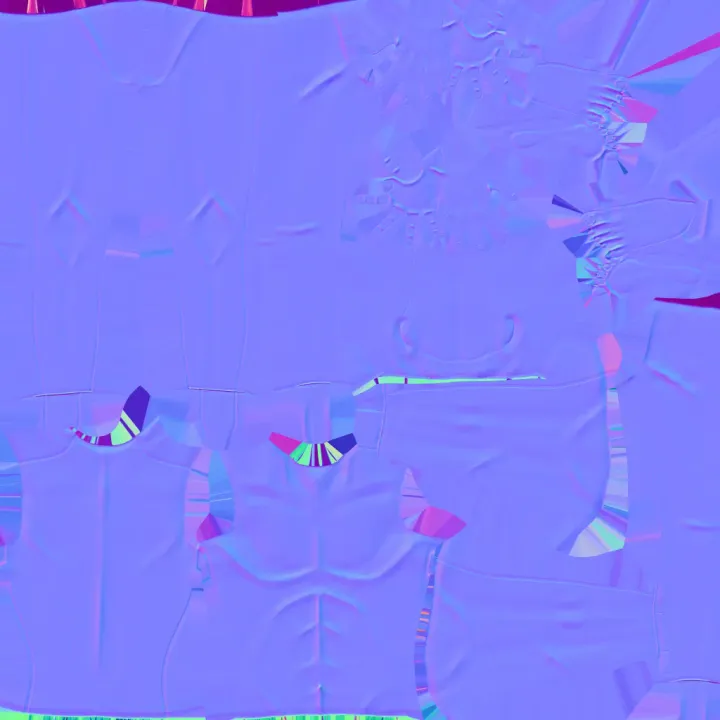
#> input picture scratch_tex/tex_1.webp, 720 x 720 px, found by its file name
$ python generate_pro_skin.py
#> lines starting #> are read from the running program, lines starting #| are printed output that depends on the picture; after the words box and inside, x2 and y2 are one past the last pixel; in counts of white or black regions, pixels touching at a corner belong together
import cv2, numpy as np, os, math

print("Generating Professional High-Fidelity Futuristic Soldier Skin...")

W, H = 720, 720
skin = np.zeros((H, W, 3), dtype=np.uint8)

# 1. Base Colors (BGR)
C_VOID = (0, 0, 0)
C_UNDERSUIT = (18, 20, 24)       # Deep matte nano-weave black
C_CARBON_PLATE = (30, 34, 40)    # Dark composite ballistic armor plate
C_TITANIUM = (55, 62, 72)        # Titanium joint/frame
C_HAZARD_YELLOW = (0, 200, 255)  # Electric Hazard Yellow / Amber (BGR)
C_YELLOW_GLOW = (80, 235, 255)   # Visor & energy core glow
C_CYAN_CORE = (255, 230, 0)      # High-tech cyan accent (BGR)
C_SEAM = (10, 11, 13)            # Panel gap seam

# Load normal map to extract authentic anatomical/plate curvature
norm_map = cv2.imread('d:/otroShooter/scratch_tex/tex_1.webp')
#> norm_map is the input picture: shape (720, 720, 3); mean B, G, R 251.8, 127.5, 127.5
if norm_map is not None:
    nx = (norm_map[:, :, 2].astype(float) - 128.0) / 128.0
    ny = (norm_map[:, :, 1].astype(float) - 128.0) / 128.0
    nz = (norm_map[:, :, 0].astype(float) - 128.0) / 128.0
    length = np.sqrt(nx**2 + ny**2 + nz**2)
    length[length == 0] = 1.0
    nx /= length; ny /= length; nz /= length

    # Key light + ambient
    light_dir = np.array([0.35, 0.45, 0.82])
    light_dir /= np.linalg.norm(light_dir)
    shading = np.clip(nx * light_dir[0] + ny * light_dir[1] + nz * light_dir[2], 0.0, 1.0)
    shading = 0.5 + 0.5 * shading # Normalize to 0.5 - 1.0 range
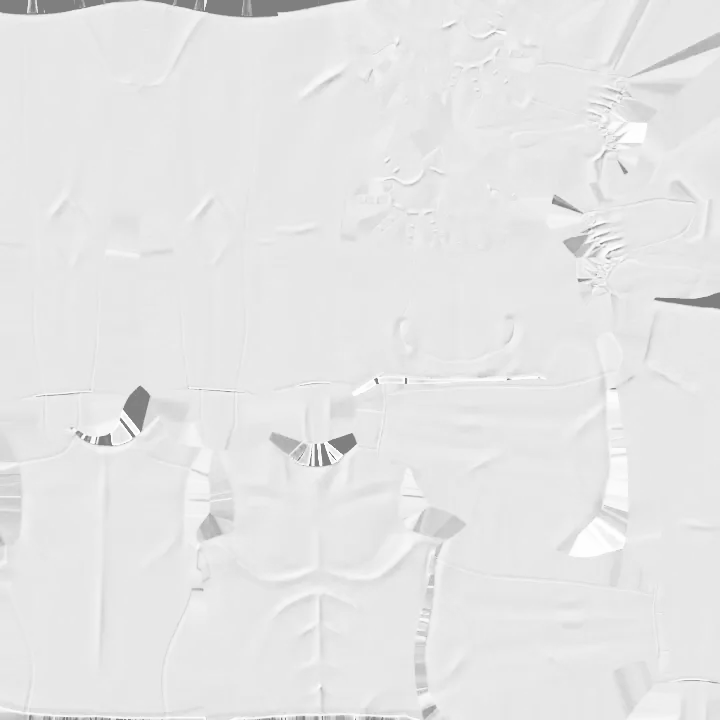
#> shading: shape (720, 720) float64; min 0.5, max 1, mean 0.903
else:
    shading = np.ones((H, W), dtype=float)

# Load UV island mask
uv_map = cv2.imread('d:/otroShooter/scratch_tex/uv_map_colored.png')
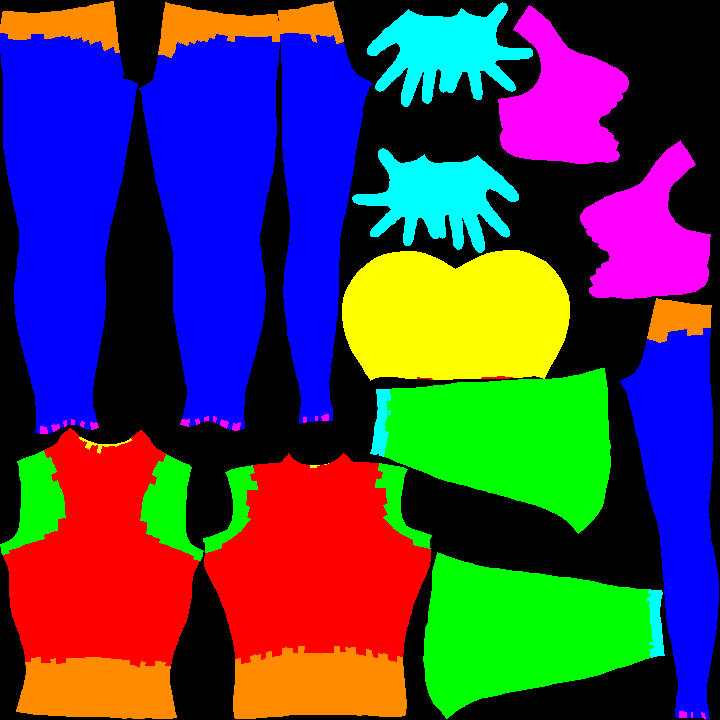
#> input picture scratch_tex/uv_map_colored.png, 720 x 720 px, found by its file name
#> uv_map is the input picture: shape (720, 720, 3); mean B, G, R 81.1, 60.4, 70.8
gray_uv = cv2.cvtColor(uv_map, cv2.COLOR_BGR2GRAY)
_, uv_mask = cv2.threshold(gray_uv, 1, 255, cv2.THRESH_BINARY)
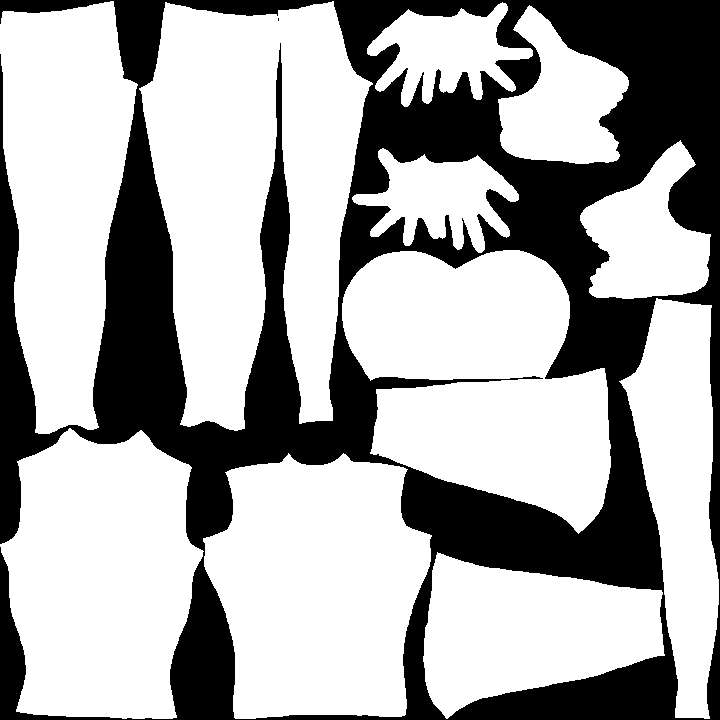
#> uv_mask: shape (720, 720); 66.5% white; 2 black regions (1 under 20 px), largest, box (x1, y1, x2, y2) and area: (0, 0, 720, 720) 173452
num_labels, labels, stats, centroids = cv2.connectedComponentsWithStats(uv_mask)
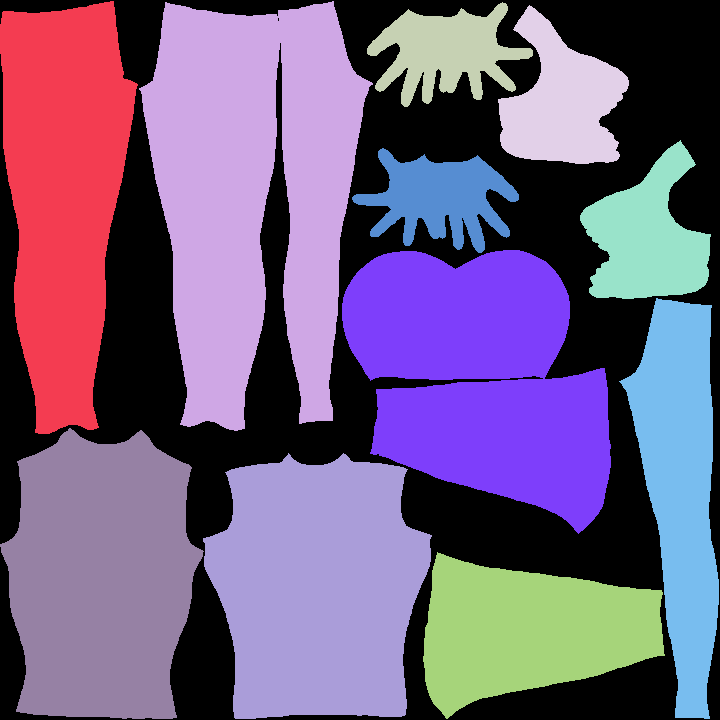
#> labels: shape (720, 720) int32; 12 distinct labels, from 0 to 11; one colour per label, 0 black
#> num_labels = 12; stats = [[0, 0, 720, 720, 173455], [0, 1, 138, 433, 41814], [139, 1, 234, 430, 65956], [367, 2, 166, 105, 9001], [498, 5, 131, 159, 12078], [580, 140, 131, 159, 12101], [352, 148, 167, 105, 9003], [342, 250, 269, 284, 51763], [619, 298, 100, 421, 24190], [0, 428, 204, 291, 45802], [203, 453, 229, 266, 47117], [423, 552, 242, 167, 26120]]; centroids = [[402.4, 331.7], [63.2, 192.7], [251.8, 190.7], [445.3, 51.85], [561.3, 101.9], [647, 237.3], [439.4, 197.8], [481.4, 377.9], [680.6, 483.6], [100.4, 577.2], [317.7, 587.2], [528.4, 630.8]]

# Fill base undersuit inside all UV islands
for i in range(1, num_labels):
    skin[labels == i] = C_UNDERSUIT

# High-resolution decal & armor layer
armor_layer = skin.copy()
yellow_layer = np.zeros((H, W, 3), dtype=np.uint8)
panel_seams = np.zeros((H, W), dtype=np.uint8)

# Helper: Draw smooth anti-aliased polygon
def draw_poly(img, pts, color):
    cv2.fillPoly(img, [np.array(pts, np.int32)], color, lineType=cv2.LINE_AA)

def draw_line(img, p1, p2, color, thickness=2):
    cv2.line(img, p1, p2, color, thickness, lineType=cv2.LINE_AA)

# =========================================================================
# 1. FRONT TORSO (Island 10: x=[203, 432], y=[453, 719], center ~ 318, 587)
# =========================================================================
mask_front = (labels == 10)
#> mask_front: shape (720, 720) bool; 9.1% white; 1 white region, box (x1, y1, x2, y2) and area: (203, 453, 432, 719) 47117
cx_f = 318

# A. Large Ballistic Chest Plates (Pectorals)
# Left Pec plate
draw_poly(armor_layer, [(cx_f - 10, 485), (cx_f - 95, 480), (cx_f - 105, 550), (cx_f - 10, 560)], C_CARBON_PLATE)
# Right Pec plate
draw_poly(armor_layer, [(cx_f + 10, 485), (cx_f + 95, 480), (cx_f + 105, 550), (cx_f + 10, 560)], C_CARBON_PLATE)
#> in draw_poly (call 2), `cv2.fillPoly(img, [np.array(pts, np.int32)], color, lineType=cv2.LINE_..`: img: shape (720, 720, 3); mean of channels 0, 1, 2 12.3, 13.7, 16.5

# B. Dynamic Hazard Yellow Chevrons on Chest
# Upper Chevron wing left & right
draw_poly(yellow_layer, [
    (cx_f - 15, 510), (cx_f - 85, 495), (cx_f - 85, 508), (cx_f - 15, 523)
], C_HAZARD_YELLOW)
draw_poly(yellow_layer, [
    (cx_f + 15, 510), (cx_f + 85, 495), (cx_f + 85, 508), (cx_f + 15, 523)
], C_HAZARD_YELLOW)

# Lower Chevron wing left & right
draw_poly(yellow_layer, [
    (cx_f - 18, 532), (cx_f - 75, 520), (cx_f - 75, 530), (cx_f - 18, 542)
], C_HAZARD_YELLOW)
draw_poly(yellow_layer, [
    (cx_f + 18, 532), (cx_f + 75, 520), (cx_f + 75, 530), (cx_f + 18, 542)
], C_HAZARD_YELLOW)

# C. Central Cybernetic Arc Reactor / Tech Hub at sternum
cv2.circle(armor_layer, (cx_f, 526), 18, C_TITANIUM, -1, lineType=cv2.LINE_AA)
#> armor_layer: shape (720, 720, 3); mean of channels 0, 1, 2 12.4, 13.8, 16.5
cv2.circle(yellow_layer, (cx_f, 526), 13, C_HAZARD_YELLOW, -1, lineType=cv2.LINE_AA)
#> yellow_layer: shape (720, 720, 3); mean of channels 0, 1, 2 0, 1.5, 1.9
cv2.circle(yellow_layer, (cx_f, 526), 7, C_YELLOW_GLOW, -1, lineType=cv2.LINE_AA)
#> yellow_layer: shape (720, 720, 3); mean of channels 0, 1, 2 0, 1.5, 1.9
cv2.circle(yellow_layer, (cx_f, 526), 3, C_CYAN_CORE, -1, lineType=cv2.LINE_AA)
#> yellow_layer: shape (720, 720, 3); mean of channels 0, 1, 2 0, 1.5, 1.9

# D. Segmented Abdominal Armor Plates (Y: 570 - 665)
for y_ab in range(575, 650, 22):
    # Left ab plate
    draw_poly(armor_layer, [(cx_f - 65, y_ab), (cx_f - 8, y_ab + 2), (cx_f - 8, y_ab + 16), (cx_f - 65, y_ab + 14)], C_CARBON_PLATE)
    # Right ab plate
    draw_poly(armor_layer, [(cx_f + 65, y_ab), (cx_f + 8, y_ab + 2), (cx_f + 8, y_ab + 16), (cx_f + 65, y_ab + 14)], C_CARBON_PLATE)
    draw_line(panel_seams, (cx_f - 65, y_ab), (cx_f + 65, y_ab), 255, 2)
#> armor_layer: shape (720, 720, 3); mean of channels 0, 1, 2 12.6, 14, 16.8

# E. Heavy Tactical Belt & Buckle (Y: 675 - 710)
draw_poly(armor_layer, [(cx_f - 100, 680), (cx_f + 100, 680), (cx_f + 100, 715), (cx_f - 100, 715)], C_TITANIUM)
# Buckle
draw_poly(yellow_layer, [(cx_f - 16, 686), (cx_f + 16, 686), (cx_f + 16, 708), (cx_f - 16, 708)], C_HAZARD_YELLOW)
cv2.circle(yellow_layer, (cx_f, 697), 4, C_CYAN_CORE, -1, lineType=cv2.LINE_AA)
#> yellow_layer: shape (720, 720, 3); mean of channels 0, 1, 2 0.1, 1.8, 2.3

# =========================================================================
# 2. BACK TORSO (Island 9: x=[0, 204], y=[428, 719], center ~ 100, 577)
# =========================================================================
mask_back = (labels == 9)
#> mask_back: shape (720, 720) bool; 8.8% white; 1 white region, box (x1, y1, x2, y2) and area: (0, 428, 204, 719) 45802
cx_b = 100

# A. Back Shoulder Armor Plates
draw_poly(armor_layer, [(cx_b - 80, 470), (cx_b - 12, 470), (cx_b - 15, 550), (cx_b - 85, 545)], C_CARBON_PLATE)
draw_poly(armor_layer, [(cx_b + 80, 470), (cx_b + 12, 470), (cx_b + 15, 550), (cx_b + 85, 545)], C_CARBON_PLATE)
#> in draw_poly (call 18), `cv2.fillPoly(img, [np.array(pts, np.int32)], color, lineType=cv2.LINE_..`: img: shape (720, 720, 3); mean of channels 0, 1, 2 13.4, 14.9, 17.8

# B. Tactical Hazard Warning Stripes on Shoulder Blades (// //)
for off_y in [490, 508, 526]:
    # Left shoulder stripes
    draw_poly(yellow_layer, [
        (cx_b - 75, off_y), (cx_b - 35, off_y - 12), (cx_b - 35, off_y - 4), (cx_b - 75, off_y + 8)
    ], C_HAZARD_YELLOW)
    # Right shoulder stripes
    draw_poly(yellow_layer, [
        (cx_b + 75, off_y), (cx_b + 35, off_y - 12), (cx_b + 35, off_y - 4), (cx_b + 75, off_y + 8)
    ], C_HAZARD_YELLOW)
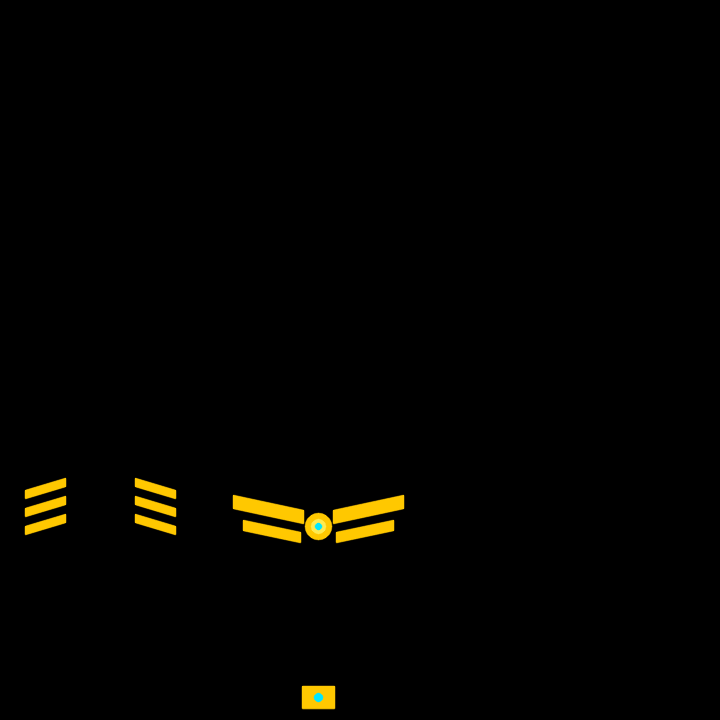
#> yellow_layer: shape (720, 720, 3); mean of channels 0, 1, 2 0.1, 2.7, 3.4; drawn as B, G, R

# C. Cybernetic Spinal Exoskeleton Column (Center Spine)
# Vertical titanium housing
cv2.rectangle(armor_layer, (cx_b - 14, 460), (cx_b + 14, 690), C_TITANIUM, -1)
#> armor_layer: shape (720, 720, 3); mean of channels 0, 1, 2 13.9, 15.5, 18.5
# Segmented glowing yellow vertebrae power cells
for y_sp in range(470, 680, 18):
    # Hexagonal / trapezoid vertebrae node
    draw_poly(yellow_layer, [
        (cx_b - 9, y_sp), (cx_b + 9, y_sp), (cx_b + 11, y_sp + 10), (cx_b - 11, y_sp + 10)
    ], C_HAZARD_YELLOW)
    cv2.circle(yellow_layer, (cx_b, y_sp + 5), 2, C_YELLOW_GLOW, -1, lineType=cv2.LINE_AA)
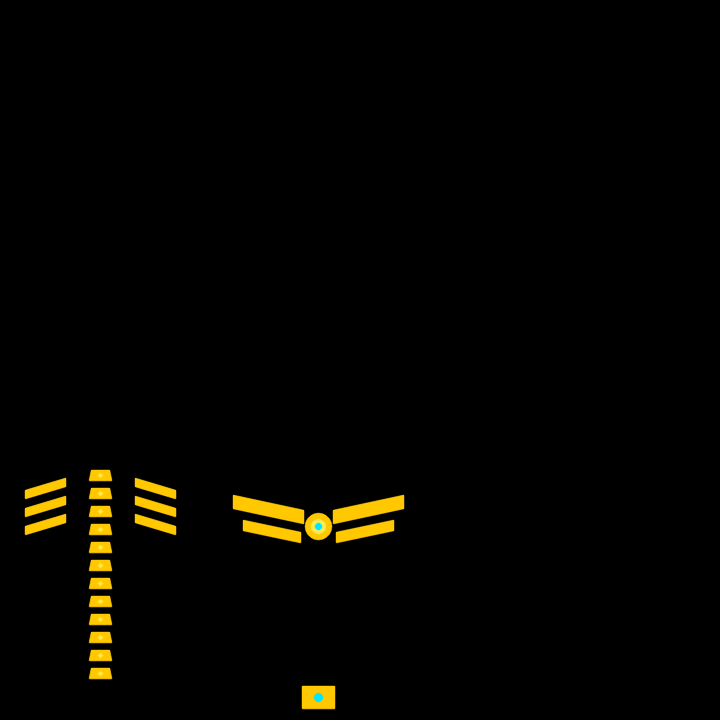
#> yellow_layer: shape (720, 720, 3); 0.68% of pixels changed, all inside (x1, y1, x2, y2) = (88, 469, 113, 680); drawn as B, G, R

# =========================================================================
# 3. COMBAT HELMET / HEAD (Island 7: x=[342, 611], y=[250, 534], center ~ 481, 378)
# =========================================================================
cx_h = 481
cy_h = 378

# Entire helmet base is ballistic black composite
draw_poly(armor_layer, [(cx_h - 110, 260), (cx_h + 110, 260), (cx_h + 120, 520), (cx_h - 120, 520)], C_CARBON_PLATE)

# A. Glowing Tactical HUD Visor (horizontal panoramic band)
# Curved aerodynamic visor shape
visor_pts = [
    (cx_h - 75, 345), (cx_h - 40, 340), (cx_h, 338), (cx_h + 40, 340), (cx_h + 75, 345),
    (cx_h + 70, 375), (cx_h + 35, 370), (cx_h, 368), (cx_h - 35, 370), (cx_h - 70, 375)
]
draw_poly(armor_layer, visor_pts, C_SEAM)
#> in draw_poly (call 38), `cv2.fillPoly(img, [np.array(pts, np.int32)], color, lineType=cv2.LINE_..`: img: shape (720, 720, 3); mean of channels 0, 1, 2 15.4, 17.2, 20.5
# Inside Visor Glow
visor_inner = [
    (cx_h - 65, 350), (cx_h, 344), (cx_h + 65, 350),
    (cx_h + 60, 368), (cx_h, 362), (cx_h - 60, 368)
]
draw_poly(yellow_layer, visor_inner, C_HAZARD_YELLOW)
# Center laser HUD line
draw_line(yellow_layer, (cx_h - 55, 357), (cx_h + 55, 357), C_YELLOW_GLOW, 2)
# Cyan HUD sensor dots on visor edges
cv2.circle(yellow_layer, (cx_h - 45, 357), 3, C_CYAN_CORE, -1, lineType=cv2.LINE_AA)
#> yellow_layer: shape (720, 720, 3); mean of channels 0, 1, 2 0.2, 4.9, 6.1
cv2.circle(yellow_layer, (cx_h + 45, 357), 3, C_CYAN_CORE, -1, lineType=cv2.LINE_AA)
#> yellow_layer: shape (720, 720, 3); mean of channels 0, 1, 2 0.2, 4.9, 6

# B. Dorsal Racing / Tactical Stripe on Helmet Top
draw_poly(yellow_layer, [
    (cx_h - 10, 255), (cx_h + 10, 255), (cx_h + 12, 332), (cx_h - 12, 332)
], C_HAZARD_YELLOW)

# C. Temple Ear Audio / Tactical Comms Ports
cv2.circle(armor_layer, (cx_h - 95, 365), 14, C_TITANIUM, -1, lineType=cv2.LINE_AA)
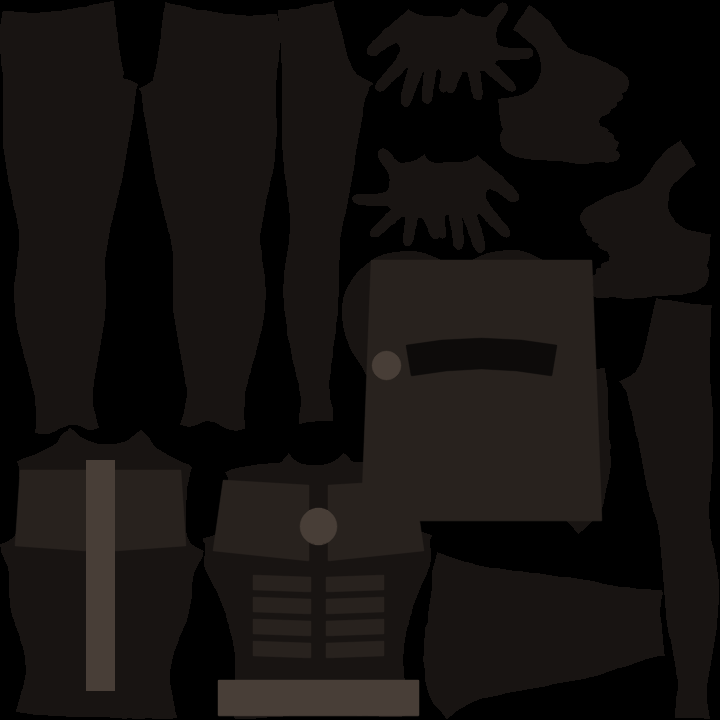
#> armor_layer: shape (720, 720, 3); mean of channels 0, 1, 2 15.4, 17.3, 20.5; drawn as B, G, R
cv2.circle(yellow_layer, (cx_h - 95, 365), 7, C_HAZARD_YELLOW, -1, lineType=cv2.LINE_AA)
#> yellow_layer: shape (720, 720, 3); mean of channels 0, 1, 2 0.2, 5.6, 7
cv2.circle(armor_layer, (cx_h + 95, 365), 14, C_TITANIUM, -1, lineType=cv2.LINE_AA)
#> armor_layer: shape (720, 720, 3); 0.14% of pixels changed, all inside (x1, y1, x2, y2) = (561, 350, 592, 381)
cv2.circle(yellow_layer, (cx_h + 95, 365), 7, C_HAZARD_YELLOW, -1, lineType=cv2.LINE_AA)
#> yellow_layer: shape (720, 720, 3); mean of channels 0, 1, 2 0.2, 5.7, 7.1

# D. Chin Rebreather / Filtration Intake (Y: 410 - 450)
draw_poly(armor_layer, [(cx_h - 35, 415), (cx_h + 35, 415), (cx_h + 25, 450), (cx_h - 25, 450)], C_TITANIUM)
for y_v in [422, 432, 442]:
    draw_line(panel_seams, (cx_h - 20, y_v), (cx_h + 20, y_v), 255, 2)

# =========================================================================
# 4. ARMS & SHOULDERS (Island 11: x=[423, 665], y=[552, 719]; Island 8: x=[619, 719])
# =========================================================================
# Pauldron dual yellow hazard stripes
for y_s in [570, 595]:
    draw_poly(yellow_layer, [(440, y_s), (640, y_s), (640, y_s + 12), (440, y_s + 12)], C_HAZARD_YELLOW)

# Cybernetic HUD Wrist Display on Left Arm
draw_poly(armor_layer, [(500, 640), (580, 640), (580, 690), (500, 690)], C_TITANIUM)
draw_poly(yellow_layer, [(510, 648), (570, 648), (570, 682), (510, 682)], C_CYAN_CORE)
draw_line(yellow_layer, (515, 665), (565, 665), C_HAZARD_YELLOW, 2)

# =========================================================================
# 5. LEGS & GREAVES (Islands 1 & 2: x=[0, 373], y=[1, 434])
# =========================================================================
# Outer Thigh Diagonal Hazard Stripes
for off in [80, 115, 150]:
    # Left Thigh
    draw_poly(yellow_layer, [(15, off), (85, off - 25), (85, off - 15), (15, off + 10)], C_HAZARD_YELLOW)
    # Right Thigh
    draw_poly(yellow_layer, [(165, off), (235, off - 25), (235, off - 15), (165, off + 10)], C_HAZARD_YELLOW)

# Reinforced Heavy Knee Guards with Inverted Chevron ("V")
for k_cx in [65, 250]:
    # Knee plate
    draw_poly(armor_layer, [
        (k_cx - 30, 215), (k_cx + 30, 215), (k_cx + 35, 275), (k_cx, 290), (k_cx - 35, 275)
    ], C_CARBON_PLATE)
    # Yellow Chevron V
    draw_poly(yellow_layer, [
        (k_cx - 24, 230), (k_cx, 265), (k_cx + 24, 230),
        (k_cx + 24, 242), (k_cx, 277), (k_cx - 24, 242)
    ], C_HAZARD_YELLOW)

# Shin Greave Lateral Kinetic Struts
for s_cx in [55, 240]:
    draw_poly(yellow_layer, [(s_cx - 25, 320), (s_cx - 15, 320), (s_cx - 15, 410), (s_cx - 25, 410)], C_HAZARD_YELLOW)
    draw_poly(yellow_layer, [(s_cx + 15, 320), (s_cx + 25, 320), (s_cx + 25, 410), (s_cx + 15, 410)], C_HAZARD_YELLOW)

# =========================================================================
# 6. COMBAT BOOTS (Islands 4 & 5: x=[498, 711], y=[5, 299])
# =========================================================================
for b_cx in [560, 645]:
    # Heavy boot armor
    draw_poly(armor_layer, [(b_cx - 45, 20), (b_cx + 45, 20), (b_cx + 50, 140), (b_cx - 50, 140)], C_CARBON_PLATE)
    # High-traction yellow sole rim & heel dampener
    draw_poly(yellow_layer, [(b_cx - 40, 120), (b_cx + 40, 120), (b_cx + 40, 138), (b_cx - 40, 138)], C_HAZARD_YELLOW)
    # Toe cap titanium
    cv2.circle(armor_layer, (b_cx, 60), 20, C_TITANIUM, -1, lineType=cv2.LINE_AA)

# =========================================================================
# 7. COMBAT GLOVES / GAUNTLETS (Islands 3 & 6: x=[352, 533], y=[2, 253])
# =========================================================================
for g_cx in [440, 435]:
    g_y = 50 if g_cx == 440 else 195
    # Knuckle guard plate
    draw_poly(armor_layer, [(g_cx - 40, g_y), (g_cx + 40, g_y), (g_cx + 35, g_y + 35), (g_cx - 35, g_y + 35)], C_TITANIUM)
    # Yellow Knuckle Pads
    for kx in [-25, -8, 8, 25]:
        cv2.circle(yellow_layer, (g_cx + kx, g_y + 15), 5, C_HAZARD_YELLOW, -1, lineType=cv2.LINE_AA)

# =========================================================================
# 8. COMPOSITING, NORMAL MAP SHADING, CARBON TWILL, AND DILATION
# =========================================================================
print("Compositing layers and applying baked normal map shading...")

# Combine armor base
final = armor_layer.copy()

# Add carbon fiber weave texture to dark areas
y_idx, x_idx = np.indices((H, W))
twill = (((x_idx // 2) + (y_idx // 2)) % 2) * 6 - 3
twill = np.repeat(twill[:, :, np.newaxis], 3, axis=2).astype(np.int16)

# Apply baked normal map shading
final_float = final.astype(float)
shading_3ch = np.repeat(shading[:, :, np.newaxis], 3, axis=2)
final_shaded = np.clip(final_float * shading_3ch, 0, 255).astype(np.int16)

# Add twill noise
dark_mask = (final_shaded[:, :, 0] < 80) & (final_shaded[:, :, 1] < 80) & (final_shaded[:, :, 2] < 80) & (uv_mask > 0)
final_shaded[dark_mask] = np.clip(final_shaded[dark_mask] + twill[dark_mask], 10, 255)
final = final_shaded.astype(np.uint8)

# Subtle panel seams
seams_mask = (panel_seams > 0) & (uv_mask > 0)
final[seams_mask] = C_SEAM

# Add vibrant yellow accents with bloom / soft glow
yellow_mask = (yellow_layer.sum(axis=2) > 0) & (uv_mask > 0)
# Create bloom for yellow elements
yellow_blur = cv2.GaussianBlur(yellow_layer, (7, 7), 2.0)
final = np.where(yellow_blur > 30, np.clip(final.astype(int) + (yellow_blur.astype(int) // 3), 0, 255).astype(np.uint8), final)
final[yellow_mask] = yellow_layer[yellow_mask]

# Dilation to eliminate UV seams completely
print("Eliminating UV seams with edge dilation...")
empty_mask = (uv_mask == 0)
dilated = cv2.dilate(final, np.ones((7, 7), np.uint8))
final[empty_mask] = dilated[empty_mask]

# Save WebP and PNG
out_webp = 'd:/otroShooter/app/src/main/assets/futuristic_armor_skin.webp'
out_png = 'd:/otroShooter/scratch_tex/pro_futuristic_skin.png'
cv2.imwrite(out_png, final)
cv2.imwrite(out_webp, final, [cv2.IMWRITE_WEBP_QUALITY, 92])

print(f"Success! Saved {out_webp} ({os.path.getsize(out_webp) / 1024:.1f} KB)")
